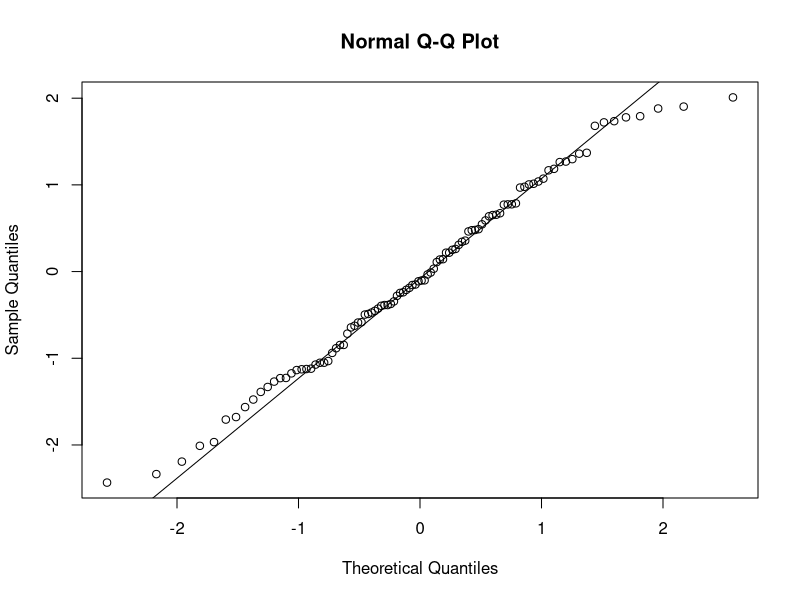
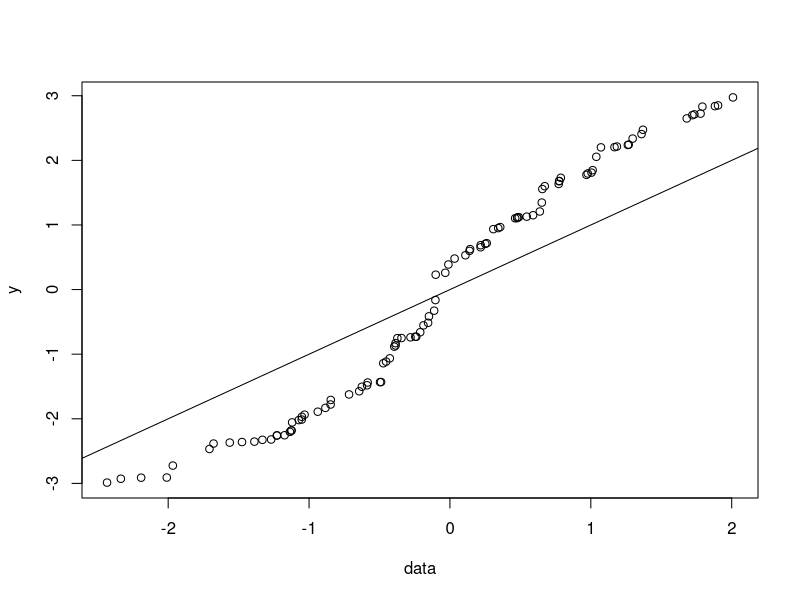
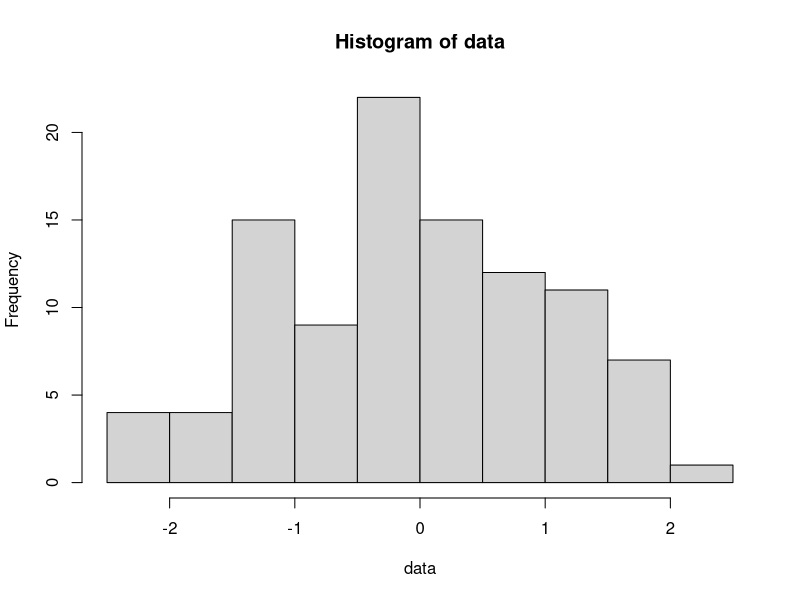

Source code (R) for these figures, in order:
data = c(-2.434, -2.336, -2.192, -2.010, -1.967, -1.707, -1.678, -1.563, -1.476,-1.388, -1.331, -1.269, -1.229, -1.227, -1.174, -1.136, -1.127, -1.124, -1.120, -1.073, -1.052, -1.051, -1.032, -0.938, -0.884, -0.847, -0.846, -0.716, -0.644, -0.625, -0.588, -0.584, -0.496, -0.489, -0.473, -0.453, -0.427, -0.395, -0.386, -0.386, -0.373, -0.344, -0.280, -0.246, -0.239, -0.211, -0.188, -0.155, -0.149, -0.112, -0.103, -0.101, -0.033, -0.011, 0.033,0.110, 0.139, 0.143, 0.218, 0.218, 0.251, 0.261, 0.308, 0.343, 0.357, 0.463, 0.477, 0.48, 0.489, 0.545, 0.590, 0.638, 0.652, 0.656, 0.673, 0.772, 0.775, 0.776, 0.787, 0.969, 0.978, 1.005, 1.013, 1.039, 1.072, 1.168, 1.185, 1.263, 1.269, 1.297, 1.360, 1.370, 1.681, 1.721, 1.735, 1.779, 1.792, 1.881, 1.903, 2.009)
matrix( data, nrow = 10, byrow = TRUE )


#(A)using peason.test
library(nortest)
pearson.test(data)

#(A)using qqplot
qqnorm( data )
qqline(data)

#(B)using qqplot
y = runif(100, -3,3)
qqplot(data, y)
abline(a=0,b=1)

#(B)using chi-square test

obs = table(cut( data,breaks=seq(from = min(data), to = max( data), length = 11),include.lowest=T,right=F))
exp = 100* seq( 1/10, 10 )
pivet = sum(((obs-exp)^2)/exp)
1- pchisq( pivet, df = 9)


#(B)using histgram

hist(data)
